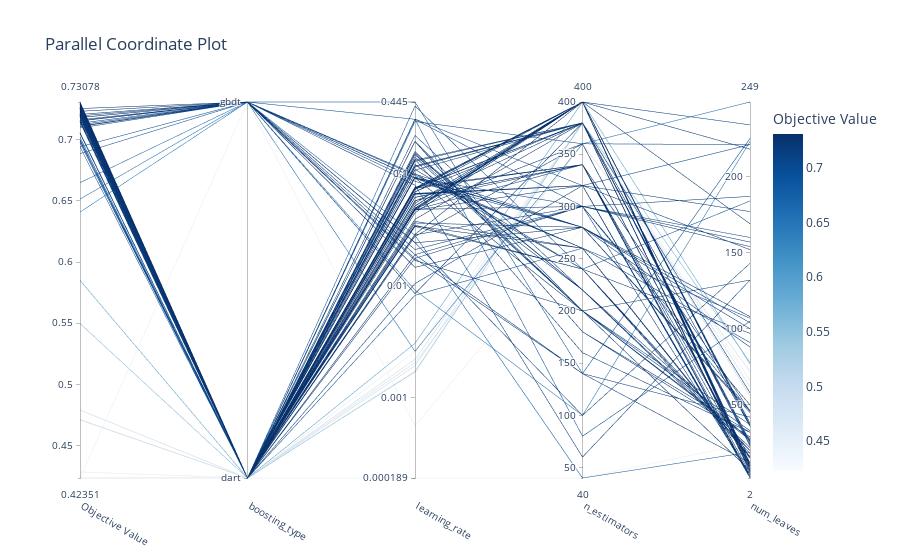

The cell this chart's notebook holds for it:
### Markdown cell above
## Understanding Parameters

### Code cell
fig = optuna.visualization.plot_parallel_coordinate(study, params=["boosting_type", "num_leaves", "learning_rate", "n_estimators"])
fig.write_image(file="figures/ch5_parallel_coordinates.png", format="png", scale=6)
fig.show()
